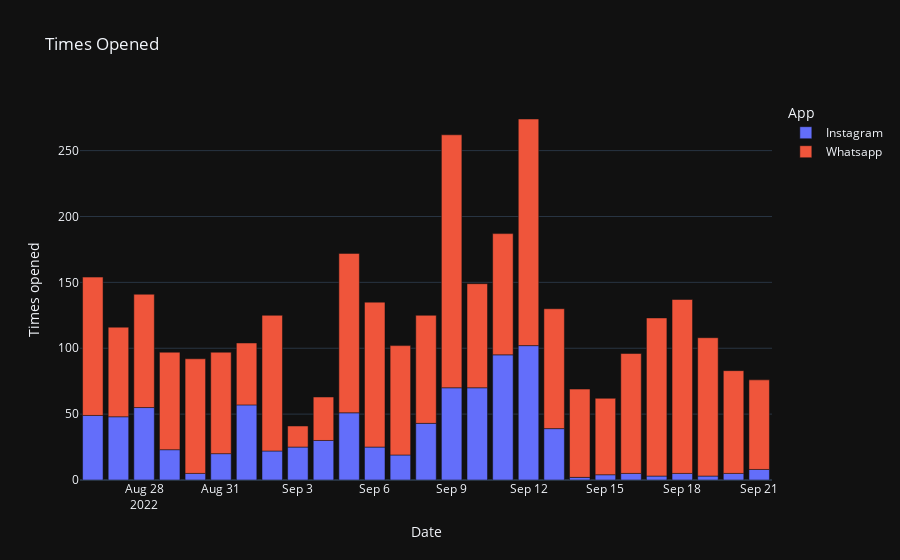

Notebook cell for this chart:
### Code cell
fig

### Figure 1 — Plotly figure (JSON) as saved in the notebook; plotly's stock layout.template omitted (floating-point values rounded to 4 significant figures)
{"data": [{"alignmentgroup": "True", "hovertemplate": "App=Instagram<br>Date=%{x}<br>Times opened=%{y}<extra></extra>", "legendgroup": "Instagram", "marker": {"color": "#636efa", "pattern": {"shape": ""}}, "name": "Instagram", "offsetgroup": "Instagram", "orientation": "v", "showlegend": true, "textposition": "auto", "x": ["2022-08-26T00:00:00", "2022-08-27T00:00:00", "2022-08-28T00:00:00", "2022-08-29T00:00:00", "2022-08-30T00:00:00", "2022-08-31T00:00:00", "2022-09-01T00:00:00", "2022-09-02T00:00:00", "2022-09-03T00:00:00", "2022-09-04T00:00:00", "2022-09-05T00:00:00", "2022-09-06T00:00:00", "2022-09-07T00:00:00", "2022-09-08T00:00:00", "2022-09-09T00:00:00", "2022-09-10T00:00:00", "2022-09-11T00:00:00", "2022-09-12T00:00:00", "2022-09-13T00:00:00", "2022-09-14T00:00:00", "2022-09-15T00:00:00", "2022-09-16T00:00:00", "2022-09-17T00:00:00", "2022-09-18T00:00:00", "2022-09-19T00:00:00", "2022-09-20T00:00:00", "2022-09-21T00:00:00"], "xaxis": "x", "y": [49, 48, 55, 23, 5, 20, 57, 22, 25, 30, 51, 25, 19, 43, 70, 70, 95, 102, 39, 2, 4, 5, 3, 5, 3, 5, 8], "yaxis": "y", "type": "bar"}, {"alignmentgroup": "True", "hovertemplate": "App=Whatsapp<br>Date=%{x}<br>Times opened=%{y}<extra></extra>", "legendgroup": "Whatsapp", "marker": {"color": "#EF553B", "pattern": {"shape": ""}}, "name": "Whatsapp", "offsetgroup": "Whatsapp", "orientation": "v", "showlegend": true, "textposition": "auto", "x": ["2022-08-26T00:00:00", "2022-08-27T00:00:00", "2022-08-28T00:00:00", "2022-08-29T00:00:00", "2022-08-30T00:00:00", "2022-08-31T00:00:00", "2022-09-01T00:00:00", "2022-09-02T00:00:00", "2022-09-03T00:00:00", "2022-09-04T00:00:00", "2022-09-05T00:00:00", "2022-09-06T00:00:00", "2022-09-07T00:00:00", "2022-09-08T00:00:00", "2022-09-09T00:00:00", "2022-09-10T00:00:00", "2022-09-11T00:00:00", "2022-09-12T00:00:00", "2022-09-13T00:00:00", "2022-09-14T00:00:00", "2022-09-15T00:00:00", "2022-09-16T00:00:00", "2022-09-17T00:00:00", "2022-09-18T00:00:00", "2022-09-19T00:00:00", "2022-09-20T00:00:00", "2022-09-21T00:00:00"], "xaxis": "x", "y": [105, 68, 86, 74, 87, 77, 47, 103, 16, 33, 121, 110, 83, 82, 192, 79, 92, 172, 91, 67, 58, 91, 120, 132, 105, 78, 68], "yaxis": "y", "type": "bar"}], "layout": {"xaxis": {"anchor": "y", "domain": [0.0, 1.0], "title": {"text": "Date"}}, "yaxis": {"anchor": "x", "domain": [0.0, 1.0], "title": {"text": "Times opened"}}, "legend": {"title": {"text": "App"}, "tracegroupgap": 0}, "title": {"text": "Times Opened"}, "barmode": "relative"}}
